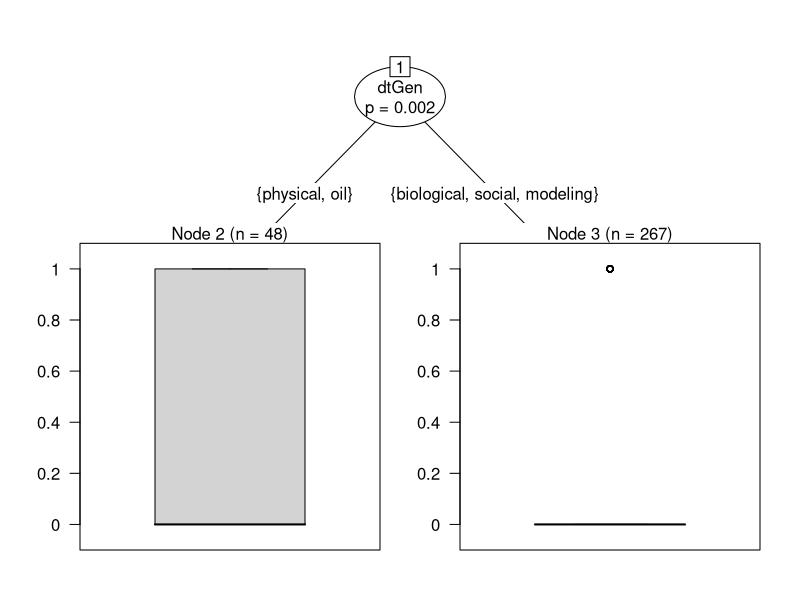
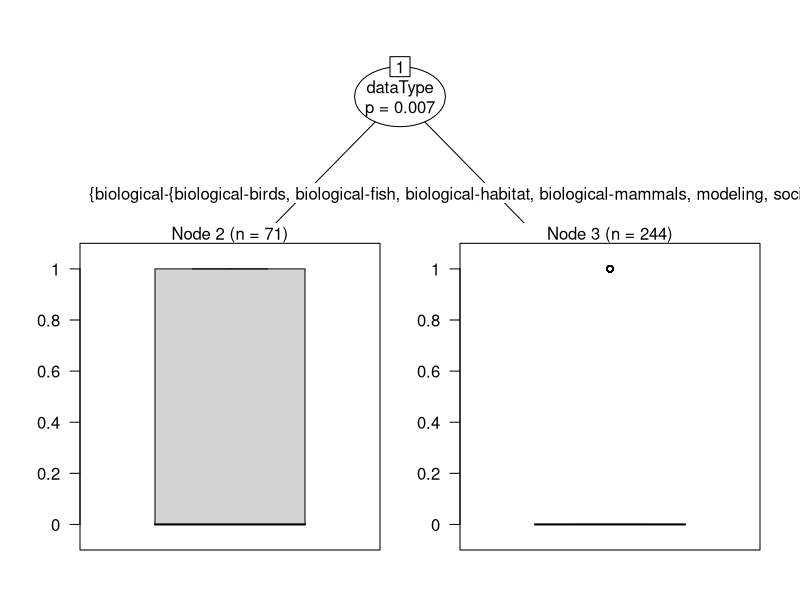

Here is the R script that generated these plots, in order:
## ---- chunk 1

library(knitr)
library(dplyr)
library(readr)
library(ggplot2)
library(reshape2)
library(grid)
library(gridExtra)
library(party)

rslt=read.csv('data/archResRevised2.csv',header=T,stringsAsFactors=T)
rslt[rslt$Status=='published','Status']<-'Published'

rslt$succ=ifelse(rslt$Status %in% c('Published','SentData','Revised'),0,1) # 0=success???
rslt$statSucc=ifelse(rslt$Status %in% c('Published','SentData','Revised'),1,0) # 1 = success, 2 = not successful


agDes=read.csv('data/ecoInfoAgencyDesig.csv',header=T,stringsAsFactors=T,col.names=c('agency','agGrp','agSubGrp'))
agDes$agGrp=gsub('nonProf','private',agDes$agGrp)


rslt2=merge(rslt,agDes,all.x=T)
rslt2=rslt2 %>%
  filter(!end>2010) %>%
  select(Status,start,end,ecosystem,dataType,statSucc,agGrp,agSubGrp,reason)

splBio=strsplit(as.character(rslt2$dataType),'-')
rslt3<-rslt2 %>%
  mutate(dtGen=sapply(splBio,function(x) as.factor(x[1])))

head(rslt3)
## ---- chunk 2
statusProps=table(rslt2$Status)
eqProp=chisq.test(statusProps) #not equal proportions

eqProp
## ---- chunk 3

dtProps=table(rslt3$statSucc,rslt3$dtGen)
dtChi=chisq.test(dtProps)

dtChi
## ---- chunk 4

bioProps=table(rslt2$statSucc,rslt2$dataType)
bioChi=chisq.test(bioProps)

bioChi
## ---- chunk 5
secProps=table(rslt2$statSucc,rslt2$agGrp)
sectChi=chisq.test(secProps)

sectChi
## ---- chunk 6
subSecProps=table(rslt2$statSucc,rslt2$agSubGrp)
subSectChi=chisq.test(subSecProps)

subSectChi
## ---- chunk 7

tempProps=table(rslt2$statSucc,as.character(rslt2$end))
tempChi=chisq.test(tempProps)

tempChi
## ---- chunk 8

succBlrGen<-glm(formula = statSucc~agSubGrp+end+dtGen,family='binomial',data=rslt3)

## statSucc = Binomial: did we recover the data?
## agGrp = sector of home institution
## end = last year project was funded by EVOSTC
## dtgeb = general field of study (bio grouped)

summary(succBlrGen)

## ---- chunk 9

succBlrBio<-glm(formula = statSucc~agSubGrp+end+dataType,family='binomial',data=rslt3)

## statSucc = Binomial: did we recover the data?
## agGrp = sector of home institution
## end = last year project was funded by EVOSTC
## dataType = field of study (bio ungrouped)

summary(succBlrBio)

## ---- chunk 10


contrasts(rslt3$dtGen) = contr.sum(5)
contrasts(rslt3$agSubGrp) = contr.sum(6)

succBlrGen<-glm(formula = statSucc~agSubGrp+end+dtGen,family='binomial',data=rslt3)

## statSucc = Binomial: did we recover the data?
## agGrp = sector of home institution
## end = last year project was funded by EVOSTC
## dtgeb = general field of study (bio grouped)

summary(succBlrGen)

## ---- chunk 11

contrasts(rslt3$dataType) = contr.sum(10)

succBlrBio<-glm(formula = statSucc~agSubGrp+end+dataType,family='binomial',data=rslt3)

## statSucc = Binomial: did we recover the data?
## agGrp = sector of home institution
## end = last year project was funded by EVOSTC
## dataType = field of study (bio ungrouped)

summary(succBlrBio)

## ---- chunk 12

partree<-ctree(statSucc~agSubGrp+end+dtGen,data=rslt3)

partree

plot(partree)
## ---- chunk 13
rm(partree)
partreeBio<-ctree(statSucc~agSubGrp+end+dataType,data=rslt3)

partreeBio

plot(partreeBio)
